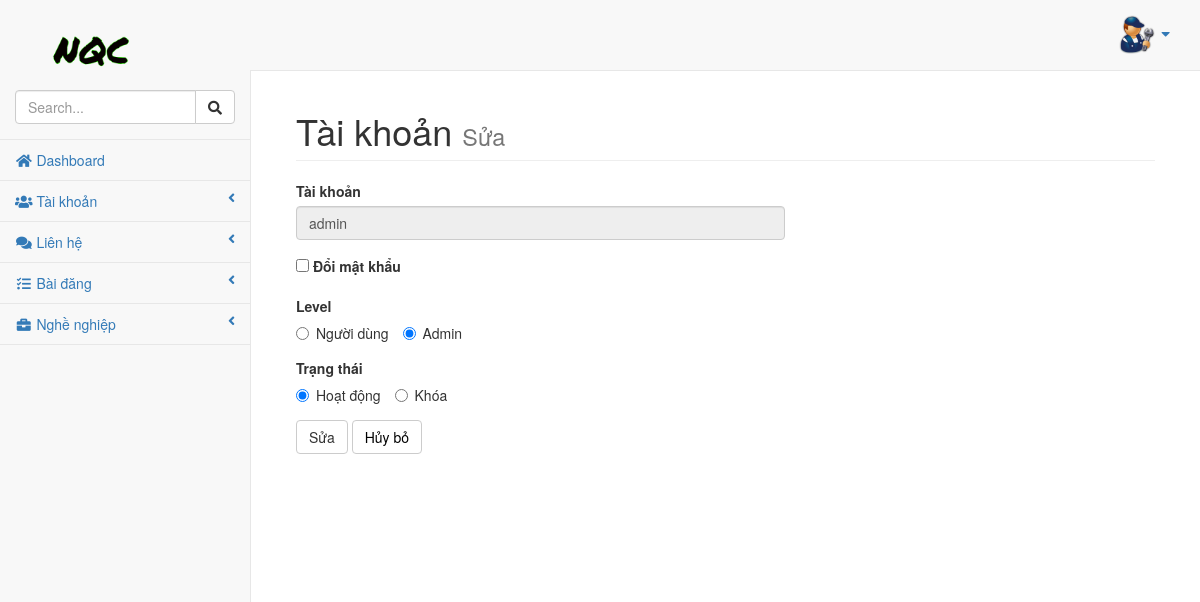
The app's page /?controller=admin&action=sua-user&id=1 (signed in) with its own data.
### tables this page shows
CREATE TABLE `taikhoan` (
  `id` int(11) NOT NULL,
  `username` varchar(200) NOT NULL,
  `password` varchar(200) NOT NULL,
  `level` int(11) NOT NULL,
  `trangthai` varchar(20) NOT NULL
);

### models/db.php (called while the page is built, shortened)
<?php
	 class db{
		private $host ='localhost';
		private $user ='root';
		private $pass = '';
		private $database = 'tim_viec_lam';
		public function connect(){
			$this->conn = new mysqli($this->host,$this->user,$this->pass,$this->database);
			if(!$this->conn){
				die;
			}else
			mysqli_set_charset($this->conn,'utf8');
			return $this->conn;
		}
	}
 ?>

### control/master_control.php (called while the page is built, shortened)
<?php
include"models/master_model.php";
class master_control{
	public function select_user_id($id){
			$u = new master_model();
			$data = $u->select_user_id($id);
			return $data;
	}
}
?>

### models/master_model.php (called while the page is built, shortened)
<?php
	include "db.php";
	class master_model extends db
	{
			public function select_user_id($id){
				$sql ="SELECT * FROM `taikhoan` WHERE id =$id";
				$data = $this->connect()->query($sql);
				return $data;
			}
	}
 ?>

### views/admin/user/sua.php (the view, shortened to what this page needs)
<div id="page-wrapper">
           <div class="container-fluid">
               <div class="row">
                   <div class="col-lg-12">
                       <h1 class="page-header">Tài khoản
                           <small>Sửa</small>
                       </h1>
                   </div>
                   <div class="col-lg-7" style="padding-bottom:120px">
                       <form action="" method="POST">
                           <div class="form-group">
                               <label>Tài khoản</label>
                               <input value="<?=$row['username']?>" class="form-control" name="user" placeholder="Tài khoản" required="" disabled="" />
                           </div>
                            <div class="form-group">
                                <input type="checkbox" name="" id="check">
                               <label>Đổi mật khẩu</label>
                           </div>
                           <div class="form-group">
                               <label>Level</label><br>
                               <label class="radio-inline">
                                   <input <?php if($row['level']==1) echo "checked"; ?> name="level" value="1" type="radio">Người dùng
                               </label>
                               <label class="radio-inline">
                                   <input <?php if($row['level']==2) echo "checked"; ?>  name="level" value="2" type="radio">Admin
                               </label>
                           </div>
                            <div class="form-group">
                               <label>Trạng thái</label><br>
                               <label class="radio-inline">
                                   <input <?php if($row['trangthai']=='on') echo "checked"; ?>  name="trangthai" value="on"  type="radio">Hoạt động
                               </label>
                               <label class="radio-inline">
                                   <input <?php if($row['trangthai']=='off') echo "checked"; ?> name="trangthai" value="off" type="radio">Khóa
                               </label>
                           </div>
                           <button type="submit" name="submit" class="btn btn-default">Sửa</button>
                           <button type="reset" class="btn btn-default"><a style="text-decoration: none;color: black;" href="?controller=admin&action=list-user">Hủy bỏ</a></button>
                   </div>
               </div>
           </div>
       </div>

### records on screen
taikhoan: user "admin", level "☐ Người dùng", level "☑ Admin", trangthai "☑ Hoạt động", trangthai "☐ Khóa"
